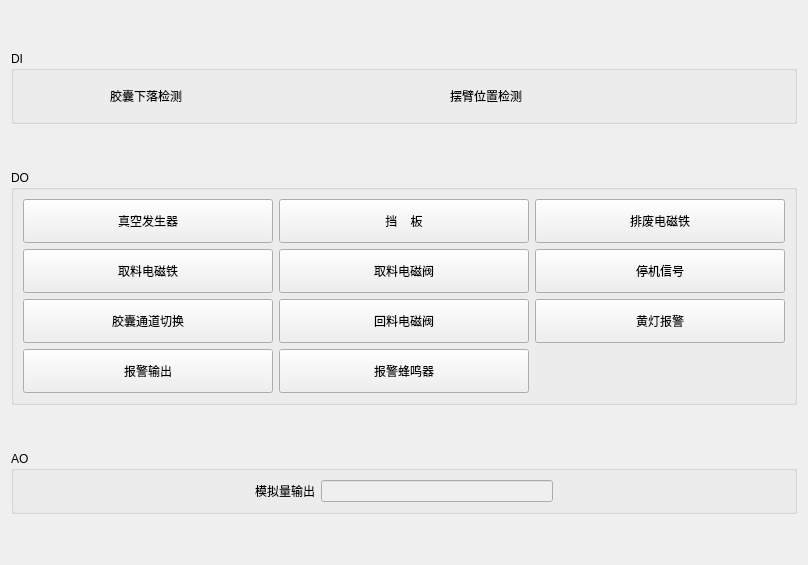
       <widget class="QWidget" name="tab">
        <attribute name="title">
         <string/>
        </attribute>
        <layout class="QVBoxLayout" name="verticalLayout_7">
         <item>
          <spacer name="verticalSpacer_10">
           <property name="orientation">
            <enum>Qt::Vertical</enum>
           </property>
           <property name="sizeHint" stdset="0">
            <size>
             <width>20</width>
             <height>40</height>
            </size>
           </property>
          </spacer>
         </item>
         <item>
          <widget class="QGroupBox" name="groupBox">
           <property name="title">
            <string>DI</string>
           </property>
           <layout class="QHBoxLayout" name="horizontalLayout_6">
            <item>
             <spacer name="horizontalSpacer_7">
              <property name="orientation">
               <enum>Qt::Horizontal</enum>
              </property>
              <property name="sizeHint" stdset="0">
               <size>
                <width>40</width>
                <height>20</height>
               </size>
              </property>
             </spacer>
            </item>
            <item>
             <widget class="QLabel" name="label_40">
              <property name="minimumSize">
               <size>
                <width>210</width>
                <height>0</height>
               </size>
              </property>
              <property name="maximumSize">
               <size>
                <width>210</width>
                <height>16777215</height>
               </size>
              </property>
              <property name="text">
               <string>胶囊下落检测</string>
              </property>
             </widget>
            </item>
            <item>
             <widget class="QLabel" name="lb_00">
              <property name="minimumSize">
               <size>
                <width>32</width>
                <height>32</height>
               </size>
              </property>
              <property name="maximumSize">
               <size>
                <width>32</width>
                <height>32</height>
               </size>
              </property>
              <property name="text">
               <string/>
              </property>
              <property name="pixmap">
               <pixmap>C:/Users/33741/Desktop/QtConsoleApplication1/QtClassLibrary1/ico/redLed.png</pixmap>
              </property>
             </widget>
            </item>
            <item>
             <spacer name="horizontalSpacer_9">
              <property name="orientation">
               <enum>Qt::Horizontal</enum>
              </property>
              <property name="sizeHint" stdset="0">
               <size>
                <width>40</width>
                <height>20</height>
               </size>
              </property>
             </spacer>
            </item>
            <item>
             <widget class="QLabel" name="label_11">
              <property name="minimumSize">
               <size>
                <width>210</width>
                <height>0</height>
               </size>
              </property>
              <property name="maximumSize">
               <size>
                <width>210</width>
                <height>16777215</height>
               </size>
              </property>
              <property name="text">
               <string>摆臂位置检测</string>
              </property>
             </widget>
            </item>
            <item>
             <widget class="QLabel" name="lb_10">
              <property name="minimumSize">
               <size>
                <width>32</width>
                <height>32</height>
               </size>
              </property>
              <property name="maximumSize">
               <size>
                <width>32</width>
                <height>32</height>
               </size>
              </property>
              <property name="text">
               <string/>
              </property>
              <property name="pixmap">
               <pixmap>C:/Users/33741/Desktop/QtConsoleApplication1/QtClassLibrary1/ico/redLed.png</pixmap>
              </property>
             </widget>
            </item>
            <item>
             <spacer name="horizontalSpacer_8">
              <property name="orientation">
               <enum>Qt::Horizontal</enum>
              </property>
              <property name="sizeHint" stdset="0">
               <size>
                <width>40</width>
                <height>20</height>
               </size>
              </property>
             </spacer>
            </item>
           </layout>
          </widget>
         </item>
         <item>
          <spacer name="verticalSpacer_11">
           <property name="orientation">
            <enum>Qt::Vertical</enum>
           </property>
           <property name="sizeHint" stdset="0">
            <size>
             <width>20</width>
             <height>40</height>
            </size>
           </property>
          </spacer>
         </item>
         <item>
          <widget class="QGroupBox" name="groupBox_7">
           <property name="title">
            <string>DO</string>
           </property>
           <layout class="QVBoxLayout" name="verticalLayout_11">
            <item>
             <layout class="QGridLayout" name="gridLayout_6">
              <item row="0" column="1">
               <widget class="QPushButton" name="pb_cmdBaffle">
                <property name="minimumSize">
                 <size>
                  <width>250</width>
                  <height>44</height>
                 </size>
                </property>
                <property name="maximumSize">
                 <size>
                  <width>127</width>
                  <height>44</height>
                 </size>
                </property>
                <property name="text">
                 <string>挡    板</string>
                </property>
                <property name="checkable">
                 <bool>true</bool>
                </property>
               </widget>
              </item>
              <item row="1" column="2">
               <widget class="QPushButton" name="pb_cmdStopSignal">
                <property name="minimumSize">
                 <size>
                  <width>250</width>
                  <height>44</height>
                 </size>
                </property>
                <property name="maximumSize">
                 <size>
                  <width>127</width>
                  <height>44</height>
                 </size>
                </property>
                <property name="text">
                 <string>停机信号</string>
                </property>
                <property name="checkable">
                 <bool>true</bool>
                </property>
               </widget>
              </item>
              <item row="2" column="2">
               <widget class="QPushButton" name="pb_cmdYellowAlarmout">
                <property name="minimumSize">
                 <size>
                  <width>250</width>
                  <height>44</height>
                 </size>
                </property>
                <property name="maximumSize">
                 <size>
                  <width>127</width>
                  <height>44</height>
                 </size>
                </property>
                <property name="text">
                 <string>黄灯报警</string>
                </property>
                <property name="checkable">
                 <bool>true</bool>
                </property>
               </widget>
              </item>
              <item row="0" column="2">
               <widget class="QPushButton" name="pb_cmdReject">
                <property name="minimumSize">
                 <size>
                  <width>250</width>
                  <height>44</height>
                 </size>
                </property>
                <property name="maximumSize">
                 <size>
                  <width>127</width>
                  <height>44</height>
                 </size>
                </property>
                <property name="text">
                 <string>排废电磁铁</string>
                </property>
                <property name="checkable">
                 <bool>true</bool>
                </property>
               </widget>
              </item>
              <item row="1" column="0">
               <widget class="QPushButton" name="pb_cmdCapGet">
                <property name="minimumSize">
                 <size>
                  <width>250</width>
                  <height>44</height>
                 </size>
                </property>
                <property name="maximumSize">
                 <size>
                  <width>127</width>
                  <height>44</height>
                 </size>
                </property>
                <property name="text">
                 <string>取料电磁铁</string>
                </property>
                <property name="checkable">
                 <bool>true</bool>
                </property>
               </widget>
              </item>
              <item row="2" column="0">
               <widget class="QPushButton" name="pb_cmdChannelSwith">
                <property name="minimumSize">
                 <size>
                  <width>250</width>
                  <height>44</height>
                 </size>
                </property>
                <property name="maximumSize">
                 <size>
                  <width>127</width>
                  <height>44</height>
                 </size>
                </property>
                <property name="text">
                 <string>胶囊通道切换</string>
                </property>
                <property name="checkable">
                 <bool>true</bool>
                </property>
               </widget>
              </item>
              <item row="3" column="0">
               <widget class="QPushButton" name="pb_cmdAlarmSignal">
                <property name="minimumSize">
                 <size>
                  <width>250</width>
                  <height>44</height>
                 </size>
                </property>
                <property name="maximumSize">
                 <size>
                  <width>127</width>
                  <height>44</height>
                 </size>
                </property>
                <property name="text">
                 <string>报警输出</string>
                </property>
                <property name="checkable">
                 <bool>true</bool>
                </property>
               </widget>
              </item>
              <item row="2" column="1">
               <widget class="QPushButton" name="pb_cmdCapBackValve">
                <property name="minimumSize">
                 <size>
                  <width>250</width>
                  <height>44</height>
                 </size>
                </property>
                <property name="maximumSize">
                 <size>
                  <width>127</width>
                  <height>44</height>
                 </size>
                </property>
                <property name="text">
                 <string>回料电磁阀</string>
                </property>
                <property name="checkable">
                 <bool>true</bool>
                </property>
               </widget>
              </item>
              <item row="3" column="1">
               <widget class="QPushButton" name="pb_cmdAlarmOut">
                <property name="minimumSize">
                 <size>
                  <width>250</width>
                  <height>44</height>
                 </size>
                </property>
                <property name="maximumSize">
                 <size>
                  <width>127</width>
                  <height>44</height>
                 </size>
                </property>
                <property name="text">
                 <string>报警蜂鸣器</string>
                </property>
                <property name="checkable">
                 <bool>true</bool>
                </property>
               </widget>
              </item>
              <item row="1" column="1">
               <widget class="QPushButton" name="pb_cmdCapGetValve">
                <property name="minimumSize">
                 <size>
                  <width>250</width>
                  <height>44</height>
                 </size>
                </property>
                <property name="maximumSize">
                 <size>
                  <width>127</width>
                  <height>44</height>
                 </size>
                </property>
                <property name="text">
                 <string>取料电磁阀</string>
                </property>
                <property name="checkable">
                 <bool>true</bool>
                </property>
               </widget>
              </item>
              <item row="0" column="0">
               <widget class="QPushButton" name="pb_cmdVaccum">
                <property name="minimumSize">
                 <size>
                  <width>250</width>
                  <height>44</height>
                 </size>
                </property>
                <property name="maximumSize">
                 <size>
                  <width>127</width>
                  <height>44</height>
                 </size>
                </property>
                <property name="text">
                 <string>真空发生器</string>
                </property>
                <property name="checkable">
                 <bool>true</bool>
                </property>
               </widget>
              </item>
             </layout>
            </item>
           </layout>
          </widget>
         </item>
         <item>
          <spacer name="verticalSpacer_18">
           <property name="orientation">
            <enum>Qt::Vertical</enum>
           </property>
           <property name="sizeHint" stdset="0">
            <size>
             <width>20</width>
             <height>40</height>
            </size>
           </property>
          </spacer>
         </item>
         <item>
          <widget class="QGroupBox" name="groupBox_8">
           <property name="title">
            <string>AO</string>
           </property>
           <layout class="QHBoxLayout" name="horizontalLayout_8">
            <item>
             <layout class="QHBoxLayout" name="horizontalLayout_9">
              <item>
               <spacer name="horizontalSpacer_15">
                <property name="orientation">
                 <enum>Qt::Horizontal</enum>
                </property>
                <property name="sizeHint" stdset="0">
                 <size>
                  <width>40</width>
                  <height>20</height>
                 </size>
                </property>
               </spacer>
              </item>
              <item>
               <widget class="QLabel" name="label_2">
                <property name="text">
                 <string>模拟量输出</string>
                </property>
               </widget>
              </item>
              <item>
               <widget class="QLineEdit" name="lE_Analogoutput">
                <property name="enabled">
                 <bool>false</bool>
                </property>
               </widget>
              </item>
              <item>
               <spacer name="horizontalSpacer_17">
                <property name="orientation">
                 <enum>Qt::Horizontal</enum>
                </property>
                <property name="sizeHint" stdset="0">
                 <size>
                  <width>40</width>
                  <height>20</height>
                 </size>
                </property>
               </spacer>
              </item>
             </layout>
            </item>
           </layout>
          </widget>
         </item>
         <item>
          <spacer name="verticalSpacer_9">
           <property name="orientation">
            <enum>Qt::Vertical</enum>
           </property>
           <property name="sizeHint" stdset="0">
            <size>
             <width>20</width>
             <height>40</height>
            </size>
           </property>
          </spacer>
         </item>
        </layout>
       </widget>
